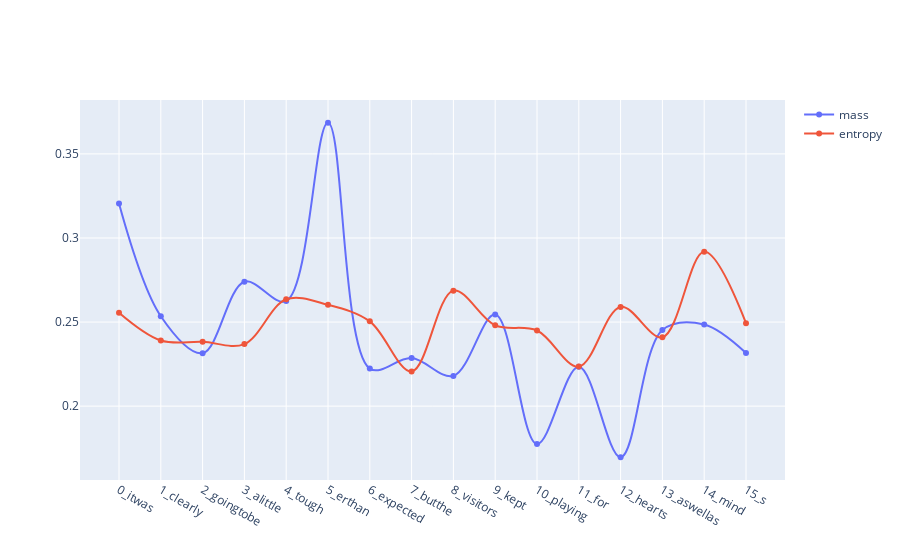

Write notebook code for a chart like this one.
### Code cell
import numpy as np
mass = [t.paradigm.mass for t in sent_seq.chain.tokens]
entropy = [t.paradigm.entropy for t in sent_seq.chain.tokens]
slg.util.plot_scatter_line(
    [f"{i}_"+k for i,k in enumerate(sent_seq.chain.labels)],
    mass/np.linalg.norm(mass),
    "mass",
    add_trace=[
        (
            [f"{i}_"+k for i,k in enumerate(sent_seq.chain.labels)],
            entropy/np.linalg.norm(entropy),
            "entropy"
        )
    ]
)

### Figure 1 — Plotly figure (JSON) as saved in the notebook; plotly's stock layout.template omitted (floating-point values rounded to 4 significant figures)
{"data": [{"line": {"shape": "spline"}, "mode": "lines+markers", "name": "mass", "type": "scatter", "x": ["0_itwas", "1_clearly", "2_goingtobe", "3_alittle", "4_tough", "5_erthan", "6_expected", "7_butthe", "8_visitors", "9_kept", "10_playing", "11_for", "12_hearts", "13_aswellas", "14_mind", "15_s"], "y": [0.3204, 0.2534, 0.2315, 0.274, 0.2624, 0.3685, 0.2223, 0.2285, 0.218, 0.2545, 0.1775, 0.2235, 0.1696, 0.2453, 0.2486, 0.2316]}, {"line": {"shape": "spline"}, "mode": "lines+markers", "name": "entropy", "type": "scatter", "x": ["0_itwas", "1_clearly", "2_goingtobe", "3_alittle", "4_tough", "5_erthan", "6_expected", "7_butthe", "8_visitors", "9_kept", "10_playing", "11_for", "12_hearts", "13_aswellas", "14_mind", "15_s"], "y": [0.2555, 0.2391, 0.2382, 0.2369, 0.2635, 0.2602, 0.2504, 0.2206, 0.2687, 0.2481, 0.245, 0.2235, 0.259, 0.2409, 0.2918, 0.2493]}], "layout": {"title": {}, "xaxis": {"title": {}}, "yaxis": {"title": {}}}}
